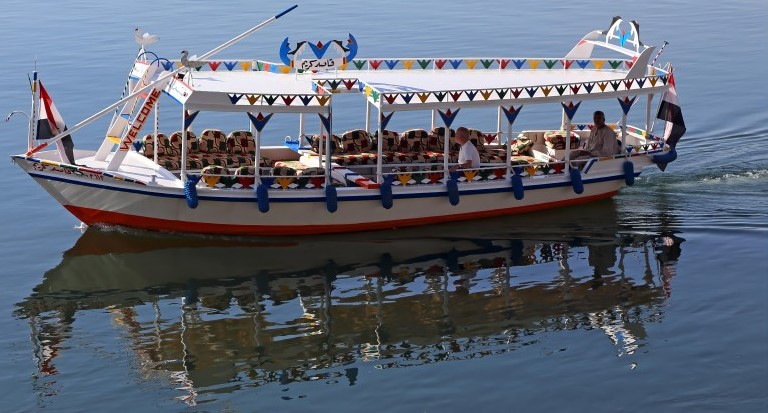
#> input picture boat.jpg, 768 x 413 px
$ python pie.py
#> lines starting #> are read from the running program, lines starting #| are printed output that depends on the picture

import cv2 as cv
import numpy as np
import scipy.sparse.linalg as splin
import time

src = cv.imread('boat.jpg')
#> src is the input picture: shape (413, 768, 3); mean B, G, R 116.7, 102, 94.4
bg = cv.imread('lake_bg.jpg')
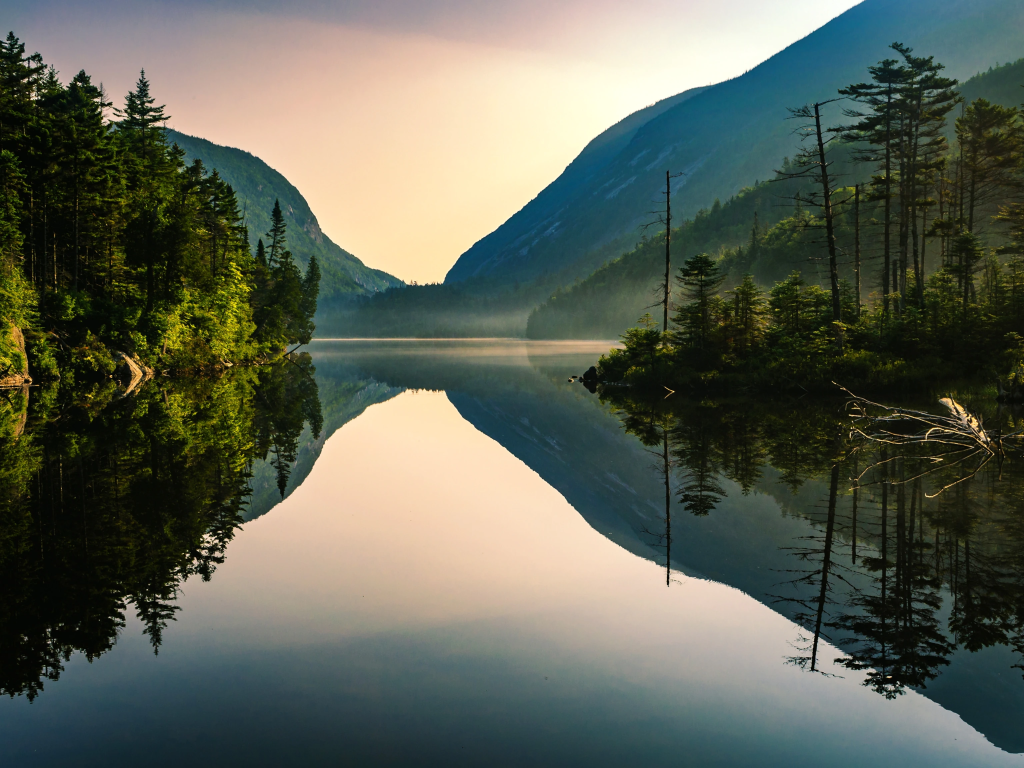
#> input picture lake_bg.jpg, 3072 x 2304 px (shown at 1/3 size)
#> bg is the input picture: shape (2304, 3072, 3); mean B, G, R 86, 98.8, 93.5

# src = cv.cvtColor(src, cv.COLOR_BGR2GRAY)
# bg = cv.cvtColor(bg, cv.COLOR_BGR2GRAY)

h_1, w_1 = int(src.shape[0] * 0.25), int(src.shape[1] * 0.25)
#> h_1 = 103; w_1 = 192
h_2, w_2 = int(bg.shape[0] * 0.15), int(bg.shape[1] * 0.15)
#> h_2 = 345; w_2 = 460
src = cv.resize(src, (w_1, h_1))
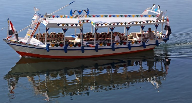
#> src: shape (103, 192, 3); mean B, G, R 116.6, 101.9, 94.2
bg = cv.resize(bg, (w_2, h_2))
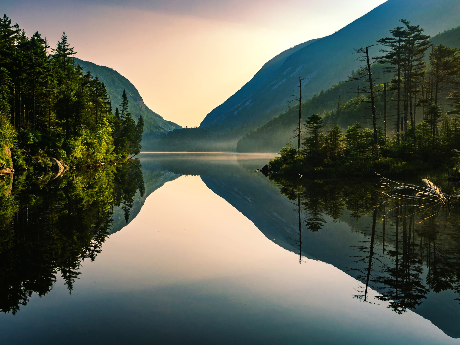
#> bg: shape (345, 460, 3); mean B, G, R 85.9, 98.7, 93.4
bg_copy = bg.copy()
cv.imshow('Source', src)

cx = []
cy = []

def on_EVENT_LBUTTONDOWN(event, x, y, flags, param):
    if event == cv.EVENT_LBUTTONDOWN:
        xy = "%d, %d" % (x, y)
        cx.append(x)
        cy.append(y)
        cv.circle(bg_copy, (x, y), 1, (0, 0, 255), thickness=-1)
        cv.putText(bg_copy, xy, (x, y), cv.FONT_HERSHEY_PLAIN,
                    1.0, (0, 0, 0), thickness=1)
        cv.imshow("image", bg_copy)
        print(x,y)

cv.namedWindow("image")
cv.setMouseCallback("image", on_EVENT_LBUTTONDOWN)
cv.imshow("image", bg_copy)
cv.waitKey(0)
print('Selected center coordinates: ', cx, cy)
#> (the run stopped early here; a loop or call above may not have finished)
